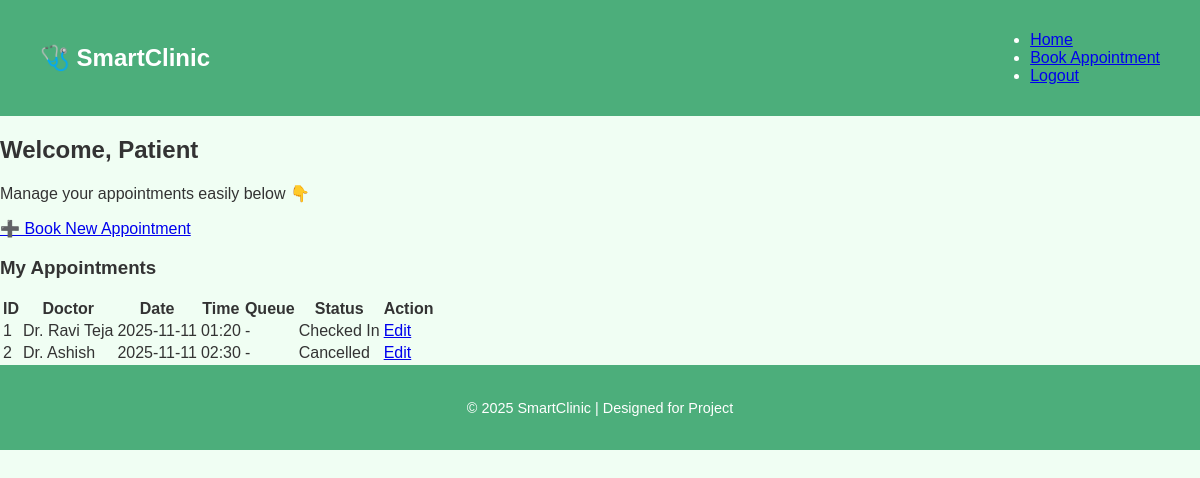
/patient_dashboard (signed in), run on the app's committed database.
### tables this page shows
CREATE TABLE appointments (
    id INTEGER PRIMARY KEY AUTOINCREMENT,
    patient_name TEXT NOT NULL,
    doctor_name TEXT NOT NULL,
    date TEXT NOT NULL,
    time TEXT NOT NULL,
    status TEXT DEFAULT 'pending',
    queue_number INTEGER
);

### app.py (the view)
@app.route('/patient_dashboard')
@login_required
def patient_dashboard():
    conn = get_db_connection()
    appts = conn.execute(
        'SELECT * FROM appointments WHERE patient_name=? ORDER BY date, time',
        (session['full_name'],)
    ).fetchall()
    conn.close()
    return render_template('patient_dashboard.html', appointments=appts)

### app.py (called while the page is built)
def get_db_connection():
    conn = sqlite3.connect(DB)
    conn.row_factory = sqlite3.Row
    return conn

def login_required(f):
    @wraps(f)
    def decorated_function(*args, **kwargs):
        if 'user_id' not in session:
            flash("Please log in to access this page.", "error")
            return redirect(url_for('login', next=request.path))
        return f(*args, **kwargs)
    return decorated_function

### templates/patient_dashboard.html (shortened to what this page needs)
<!DOCTYPE html>
<html lang="en">
<head>
    <link rel="stylesheet" href="{{ url_for('static', filename='css/style.css') }}">
</head>
<body>
    <header>
        <nav class="navbar">
            <div class="logo">🩺 SmartClinic</div>
            <ul>
                <li><a href="{{ url_for('home') }}">Home</a></li>
                <li><a href="{{ url_for('booking') }}">Book Appointment</a></li>
                <li><a href="{{ url_for('logout') }}">Logout</a></li>
            </ul>
        </nav>
    </header>
    <main class="dashboard-container">
        <h2>Welcome, {{ user['full_name'] if user else 'Patient' }}</h2>
        <p>Manage your appointments easily below 👇</p>
        <div class="dashboard-actions">
            <a href="{{ url_for('booking') }}" class="btn-primary">➕ Book New Appointment</a>
        </div>
        <div class="appointments-section">
            <h3>My Appointments</h3>
            <table class="styled-table">
                <thead>
                    <tr>
                        <th>ID</th>
                        <th>Doctor</th>
                        <th>Date</th>
                        <th>Time</th>
                        <th>Queue</th>
                        <th>Status</th>
                        <th>Action</th>
                    </tr>
                </thead>
                <tbody>
                    {% if appointments %}
                        {% for appt in appointments %}
                        <tr>
                            <td>{{ appt['id'] }}</td>
                            <td>{{ appt['doctor_name'] }}</td>
                            <td>{{ appt['date'] }}</td>
                            <td>{{ appt['time'] }}</td>
                            <td>{{ appt['queue_number'] if appt['queue_number'] else '-' }}</td>
                            <td>
                                {% if appt['status'] == 'checked_in' %}
                                    <span class="badge badge-green">Checked In</span>
                                {% elif appt['status'] == 'cancelled' %}
                                    <span class="badge badge-red">Cancelled</span>
                                {% else %}
                                    <span class="badge badge-blue">Pending</span>
                                {% endif %}
                            </td>
                            <td><a href="{{ url_for('edit_appointment', appointment_id=appt['id']) }}" class="btn-secondary">Edit</a></td>
                        </tr>
                        {% endfor %}
                    {% else %}
                        <tr><td colspan="7" class="empty-row">No appointments yet.</td></tr>
                    {% endif %}
                </tbody>
            </table>
        </div>
    </main>
    <footer>
        <p>© 2025 SmartClinic | Designed for Project</p>
    </footer>
</body>
</html>

### static/css/style.css (style rules this page uses)
body { margin: 0; font-family: 'Poppins', sans-serif; background: #f0fef3; color: #333; }
.navbar { display: flex; justify-content: space-between; align-items: center; background: #4cae7b; color: white; padding: 15px 40px; }
.navbar .logo { font-weight: bold; font-size: 1.5em; }
footer { text-align: center; background: #4cae7b; color: white; padding: 20px; font-size: 0.9em; }

### data on the page
appointments: id "1", doctor_name "Dr. Ravi Teja", date "2025-11-11", time "01:20", appt "-", status "Checked In"
appointments: id "2", doctor_name "Dr. Ashish", date "2025-11-11", time "02:30", appt "-", status "Cancelled"

### other printed values
{{ user['full_name'] if user else 'Patient' }} "Patient"
